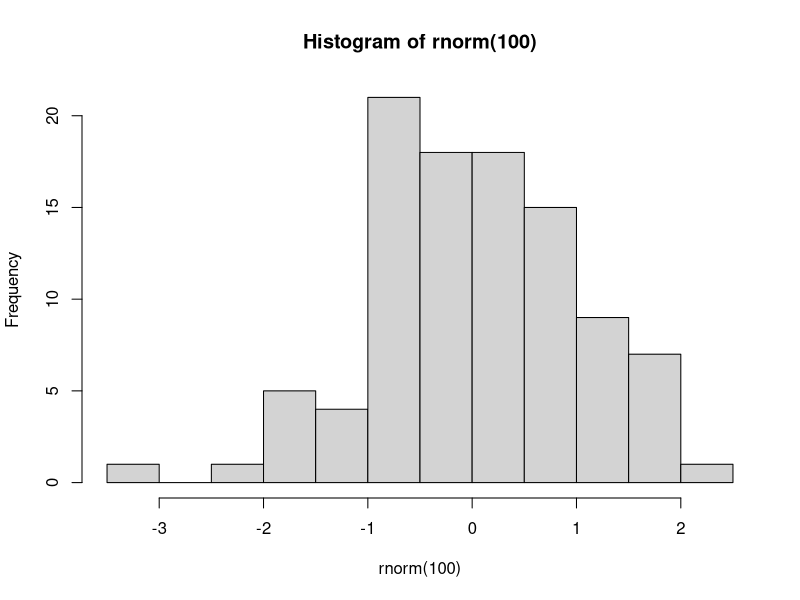

Generate this figure with R:
## ---- chunk 1
hist(rnorm(100))
## ---- chunk 2
sessionInfo()
